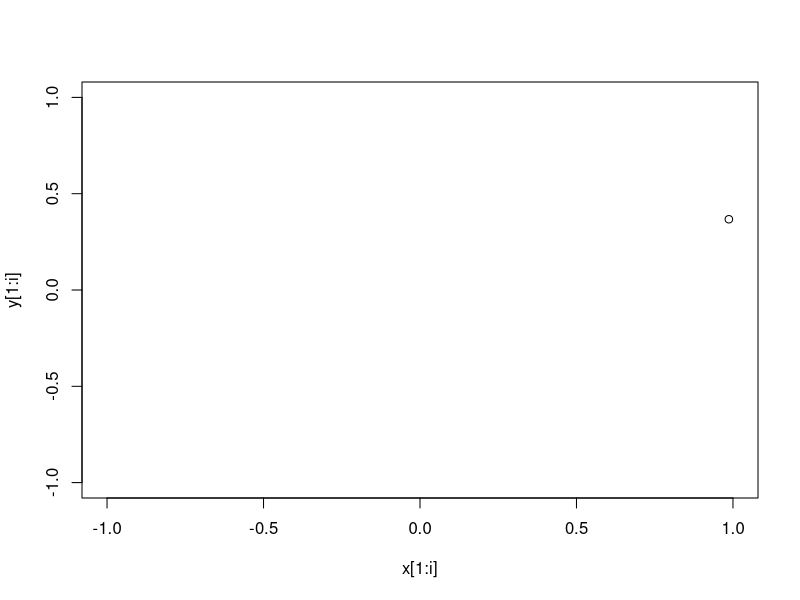
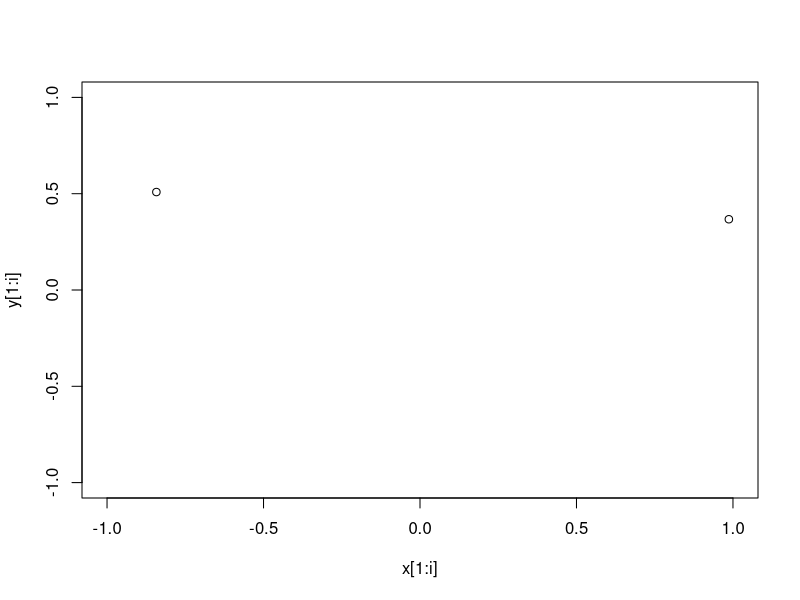
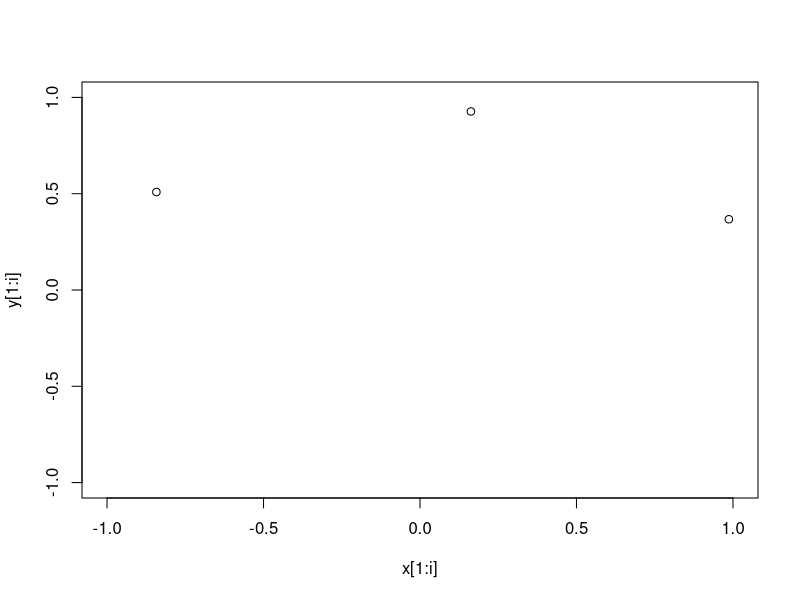
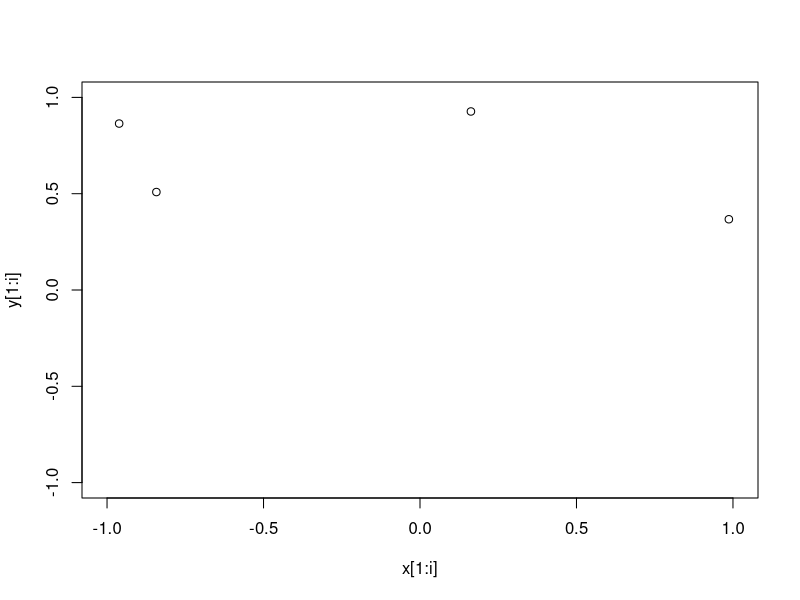
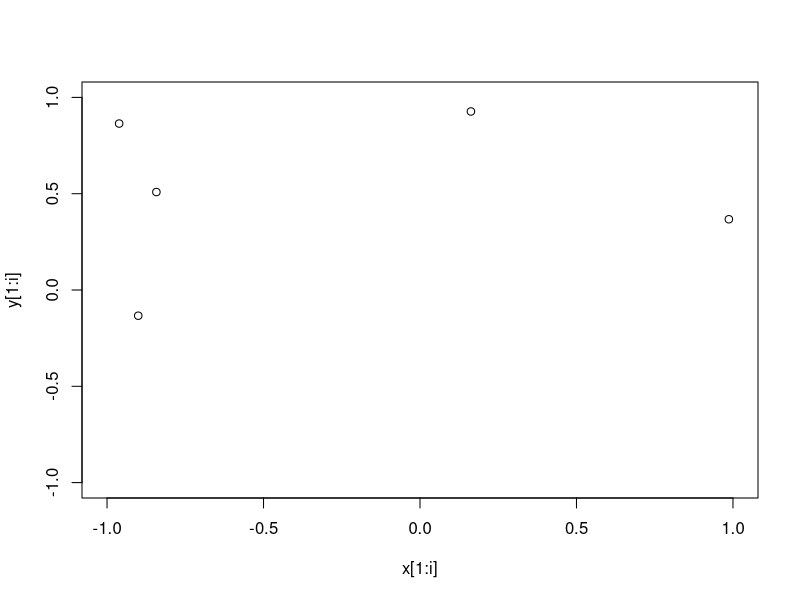
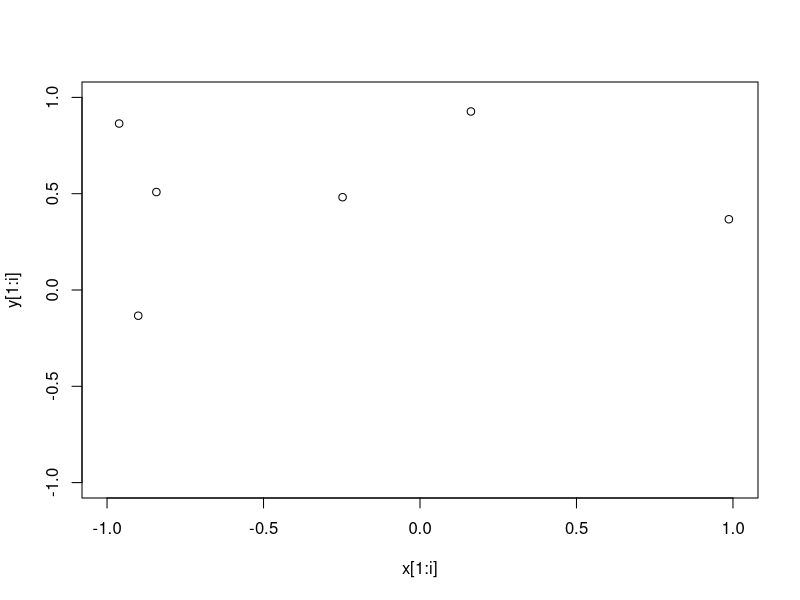
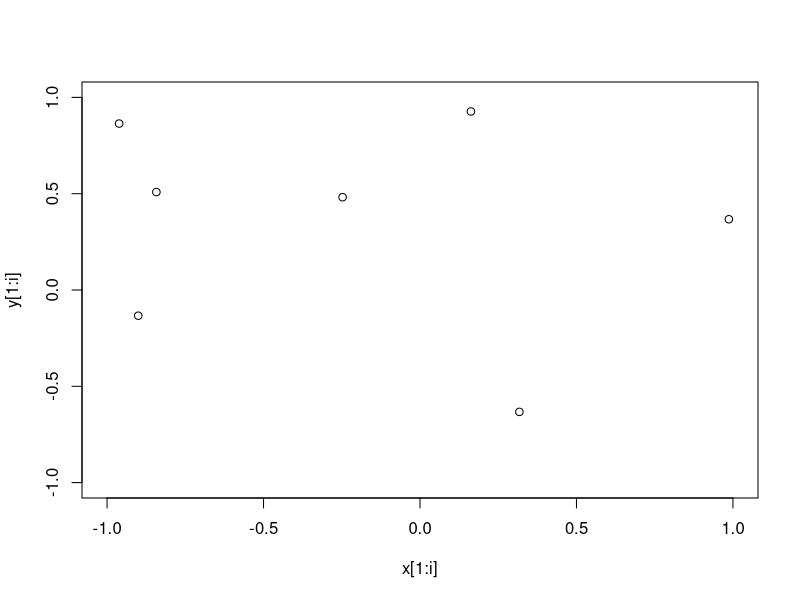
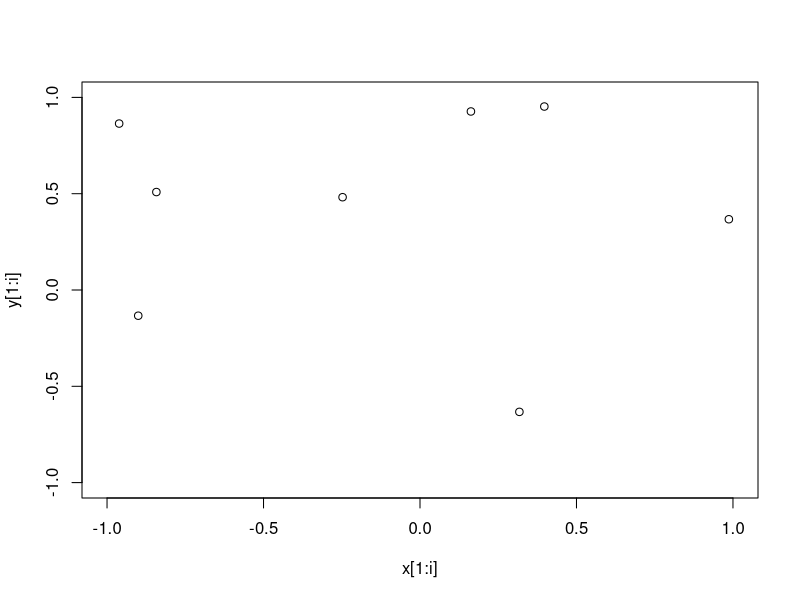

The R script that drew these images, in order:
numdots=100;
x=runif(n=numdots,min=-1,max=1)
y=runif(n=numdots,min=-1,max=1)
for(i in 1:50){
  plot(x[1:i],y[1:i],xlim=c(-1,1),ylim=c(-1,1))
  Sys.sleep(0.5)
}
